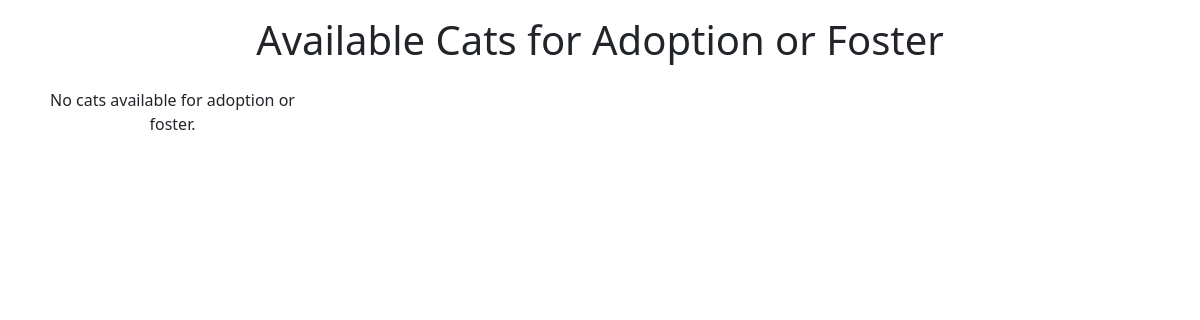
Before: /cats/ with the older database file.
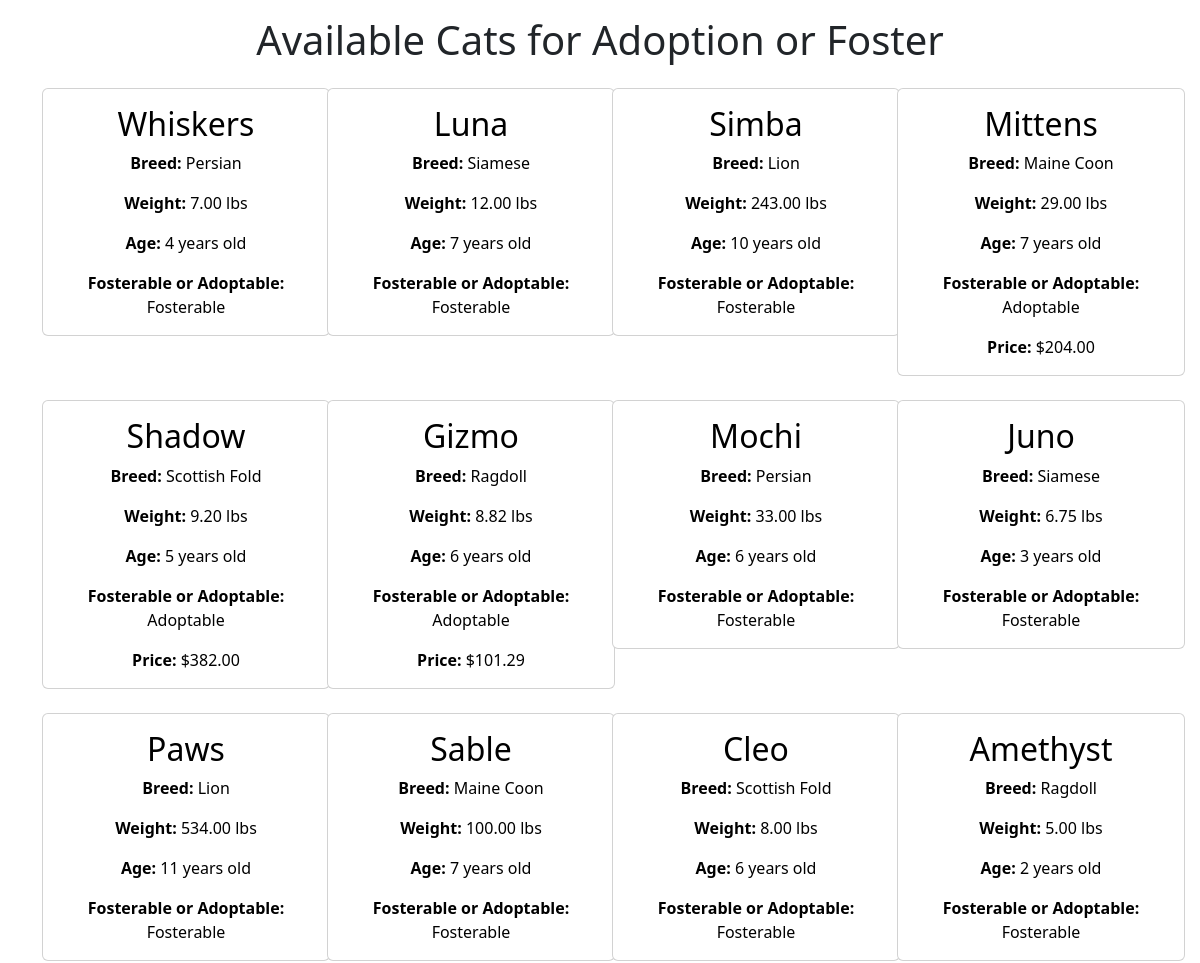
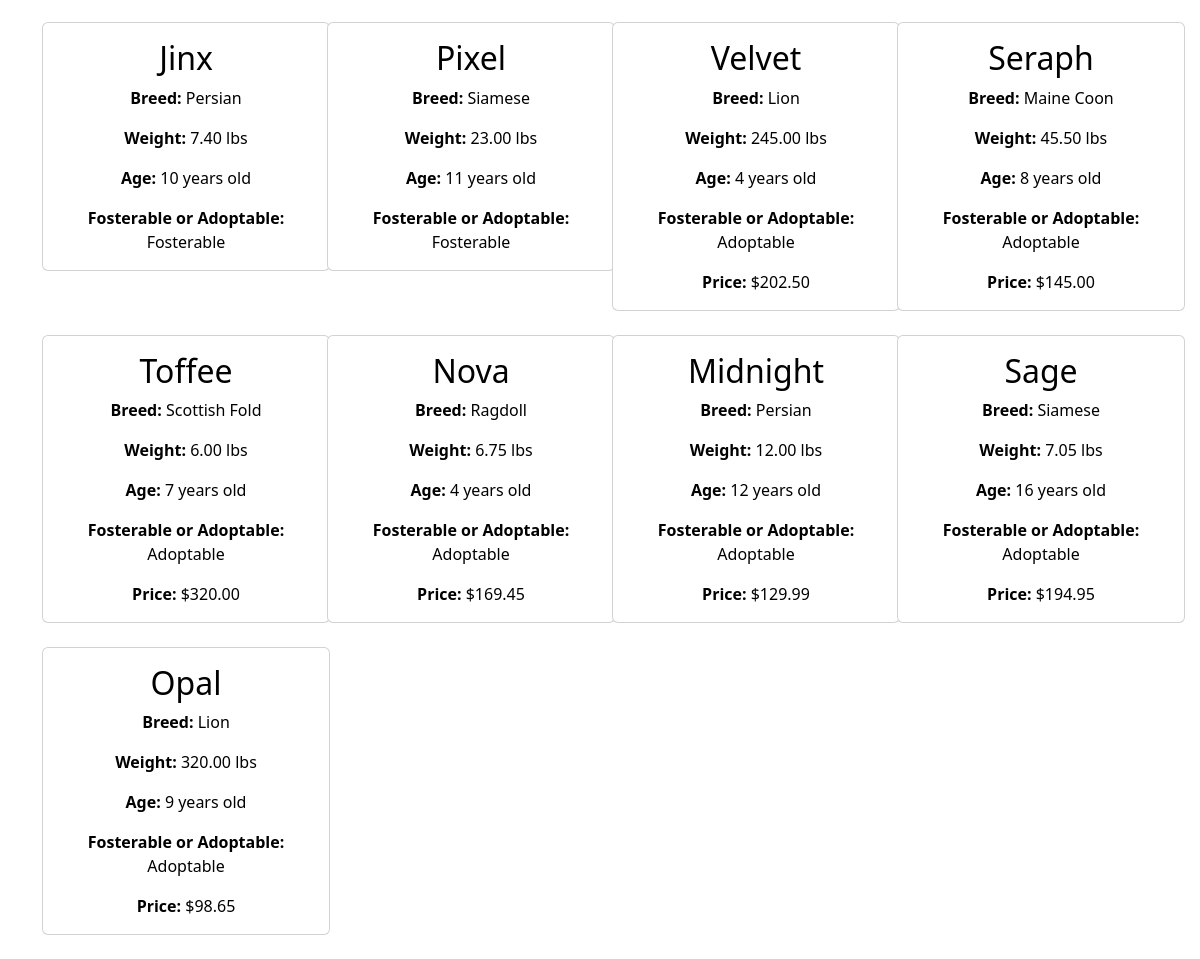
After: the same page with the newer database file (2 pictures, top to bottom).
### animal_adoption_app/models.py (models this page shows, shortened)
class Cat(models.Model):
    animal = models.OneToOneField(Animal, on_delete=models.CASCADE, primary_key=True)
    breed = models.CharField(max_length=100)
    weight = models.DecimalField(max_digits=5, decimal_places=2)
    age = models.IntegerField()
    personality = models.TextField()
    up_to_date_on_vaccines = models.BooleanField(default=False)

class Animal(models.Model):
    id = models.AutoField(primary_key=True)
    name = models.CharField(max_length=100, unique=True)
    price = models.DecimalField(max_digits=10, decimal_places=2)
    fosterable = models.BooleanField(default=False)
    image_path = models.CharField(max_length=255, blank=True, null=True)
    SHELTER_CHOICES = [
        ('Homeward Animal Shelter', 'Homeward Animal Shelter'),
        ('Cats Cradle Shelter Inc', 'Cats Cradle Shelter Inc'),
        ('Minn-Kota PAAWS', 'Minn-Kota PAAWS'),
    ]
    shelter = models.CharField(max_length=100, choices=SHELTER_CHOICES)

### animal_adoption_app/views.py (the view)
# urls.py: path('cats/', views.cats, name='cats'),
def cats(request):
    cats = Cat.objects.all()
    return render(request, 'animal_adoption_app/cats.html', {'cat_list': cats})

### templates/animal_adoption_app/cats.html (shortened to what this page needs)
<!DOCTYPE html>
<html lang="en">
<head>
    <link href="https://cdn.jsdelivr.net/npm/bootstrap@5.3.3/dist/css/bootstrap.min.css" rel="stylesheet">
</head>
<body>
    {% load static %}
    <h1 class="text-center mt-3 mb-4">Available Cats for Adoption or Foster</h1>
    <div class="container">
        <div class="row row-cols-1 row-cols-md-2 row-cols-lg-3 row-cols-xl-4">
            {% for cat in cat_list %}
                <div class="col mb-4 text-center">
                    <div class="card" style="width: 18rem;">
                        <a href="{% url 'animal_detail' cat.animal.id %}" class="card-link">
                            <div class="card-body">
                                <h2 class="card-title">{{ cat.animal.name }}</h2>
                                <p class="card-text"><strong>Breed:</strong> {{ cat.breed }}</p>
                                <p class="card-text"><strong>Weight:</strong> {{ cat.weight }} lbs</p>
                                <p class="card-text"><strong>Age:</strong> {{ cat.age }} years old</p>
                                <p class="card-text"><strong>Fosterable or Adoptable:</strong> {% if cat.animal.fosterable %}Fosterable{% else %}Adoptable{% endif %}</p>
                                {% if not cat.animal.fosterable %}
                                    <p class="card-text"><strong>Price:</strong> ${{ cat.animal.price }}</p>
                                {% endif %}
                            </div>
                        </a>
                    </div>
                </div>
            {% empty %}
                <p class="col text-center">No cats available for adoption or foster.</p>
            {% endfor %}
        </div>
    </div>
</body>
</html>

Changed rows visible on the page:
added Cat: animal.name "Whiskers", breed "Persian", weight "7.00", age "4", shows "Fosterable"
added Cat: animal.name "Luna", breed "Siamese", weight "12.00", age "7", shows "Fosterable"
added Cat: animal.name "Simba", breed "Lion", weight "243.00", age "10", shows "Fosterable"
added Cat: animal.name "Mittens", breed "Maine Coon", weight "29.00", age "7", shows "Adoptable", animal.price "204.00"
added Cat: animal.name "Shadow", breed "Scottish Fold", weight "9.20", age "5", shows "Adoptable", animal.price "382.00"
added Cat: animal.name "Gizmo", breed "Ragdoll", weight "8.82", age "6", shows "Adoptable", animal.price "101.29"
added Cat: animal.name "Mochi", breed "Persian", weight "33.00", age "6", shows "Fosterable"
added Cat: animal.name "Juno", breed "Siamese", weight "6.75", age "3", shows "Fosterable"
added Cat: animal.name "Paws", breed "Lion", weight "534.00", age "11", shows "Fosterable"
added Cat: animal.name "Sable", breed "Maine Coon", weight "100.00", age "7", shows "Fosterable"
added Cat: animal.name "Cleo", breed "Scottish Fold", weight "8.00", age "6", shows "Fosterable"
added Cat: animal.name "Amethyst", breed "Ragdoll", weight "5.00", age "2", shows "Fosterable"
added Cat: animal.name "Jinx", breed "Persian", weight "7.40", age "10", shows "Fosterable"
added Cat: animal.name "Pixel", breed "Siamese", weight "23.00", age "11", shows "Fosterable"
added Cat: animal.name "Velvet", breed "Lion", weight "245.00", age "4", shows "Adoptable", animal.price "202.50"
added Cat: animal.name "Seraph", breed "Maine Coon", weight "45.50", age "8", shows "Adoptable", animal.price "145.00"
added Cat: animal.name "Toffee", breed "Scottish Fold", weight "6.00", age "7", shows "Adoptable", animal.price "320.00"
added Cat: animal.name "Nova", breed "Ragdoll", weight "6.75", age "4", shows "Adoptable", animal.price "169.45"
added Cat: animal.name "Midnight", breed "Persian", weight "12.00", age "12", shows "Adoptable", animal.price "129.99"
added Cat: animal.name "Sage", breed "Siamese", weight "7.05", age "16", shows "Adoptable", animal.price "194.95"
added Cat: animal.name "Opal", breed "Lion", weight "320.00", age "9", shows "Adoptable", animal.price "98.65"
Other visible differences:
text no longer shown: "No cats available for adoption or foster."
